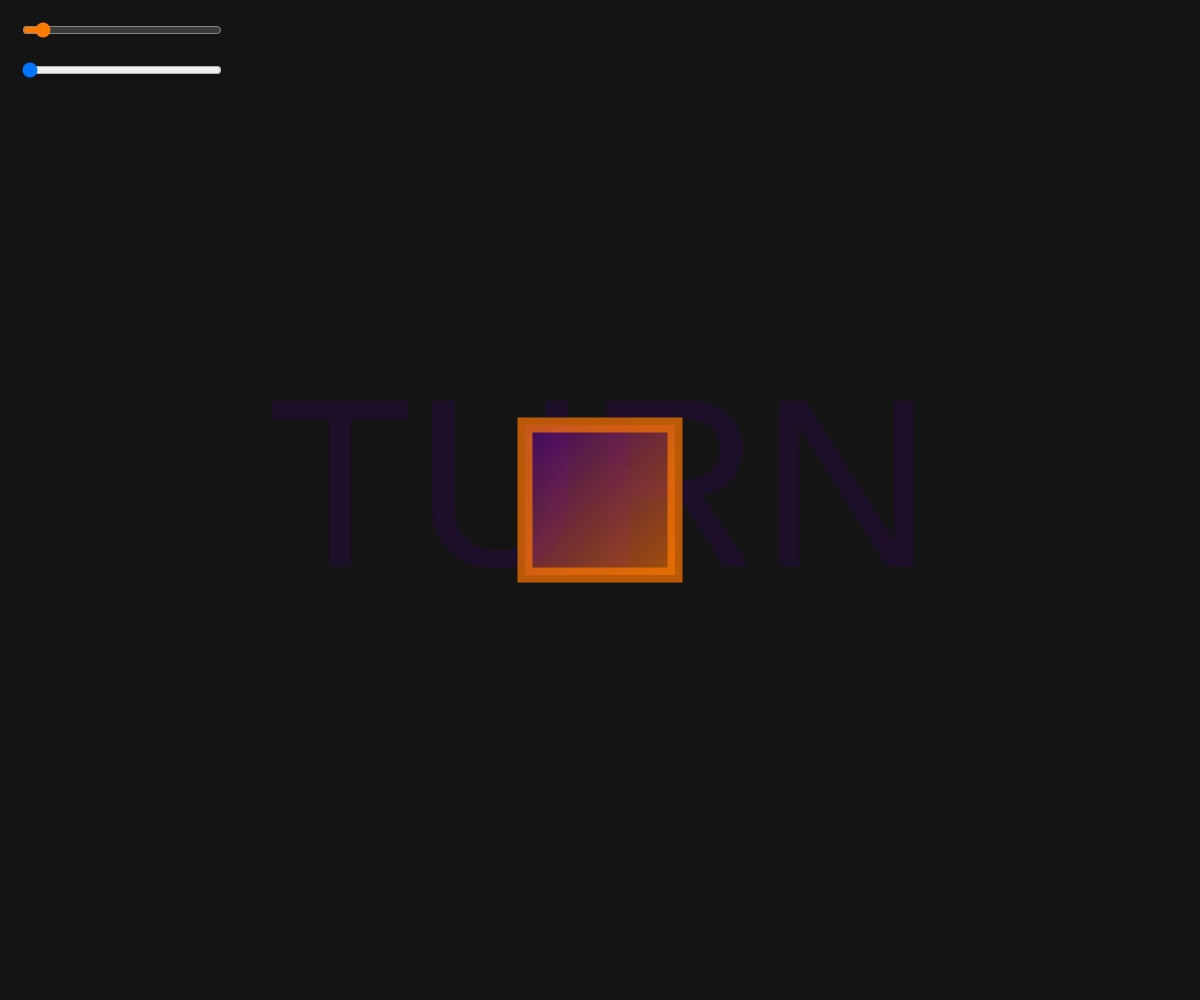
Frame 1 (no input)
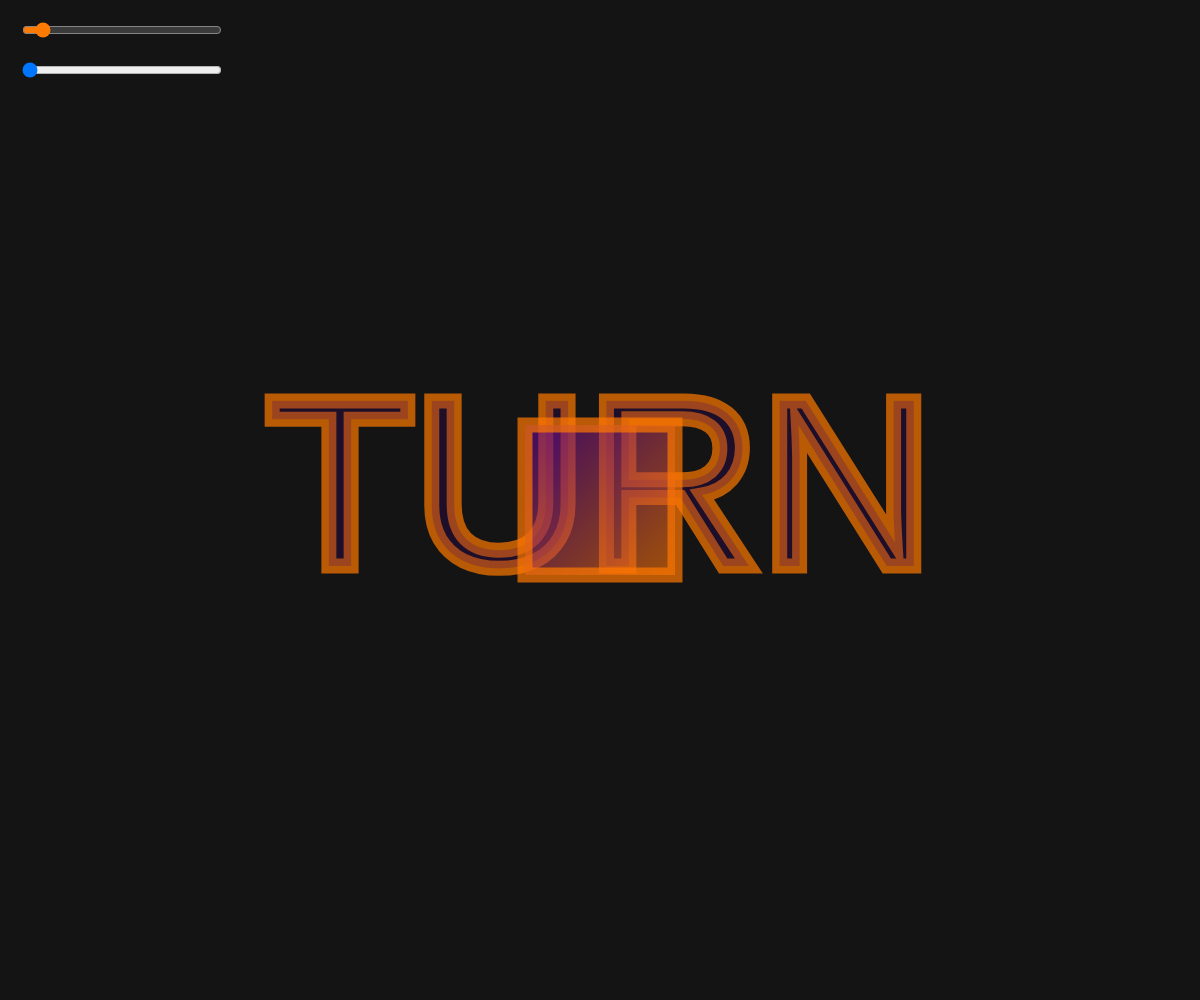
Frame 60 (no input)
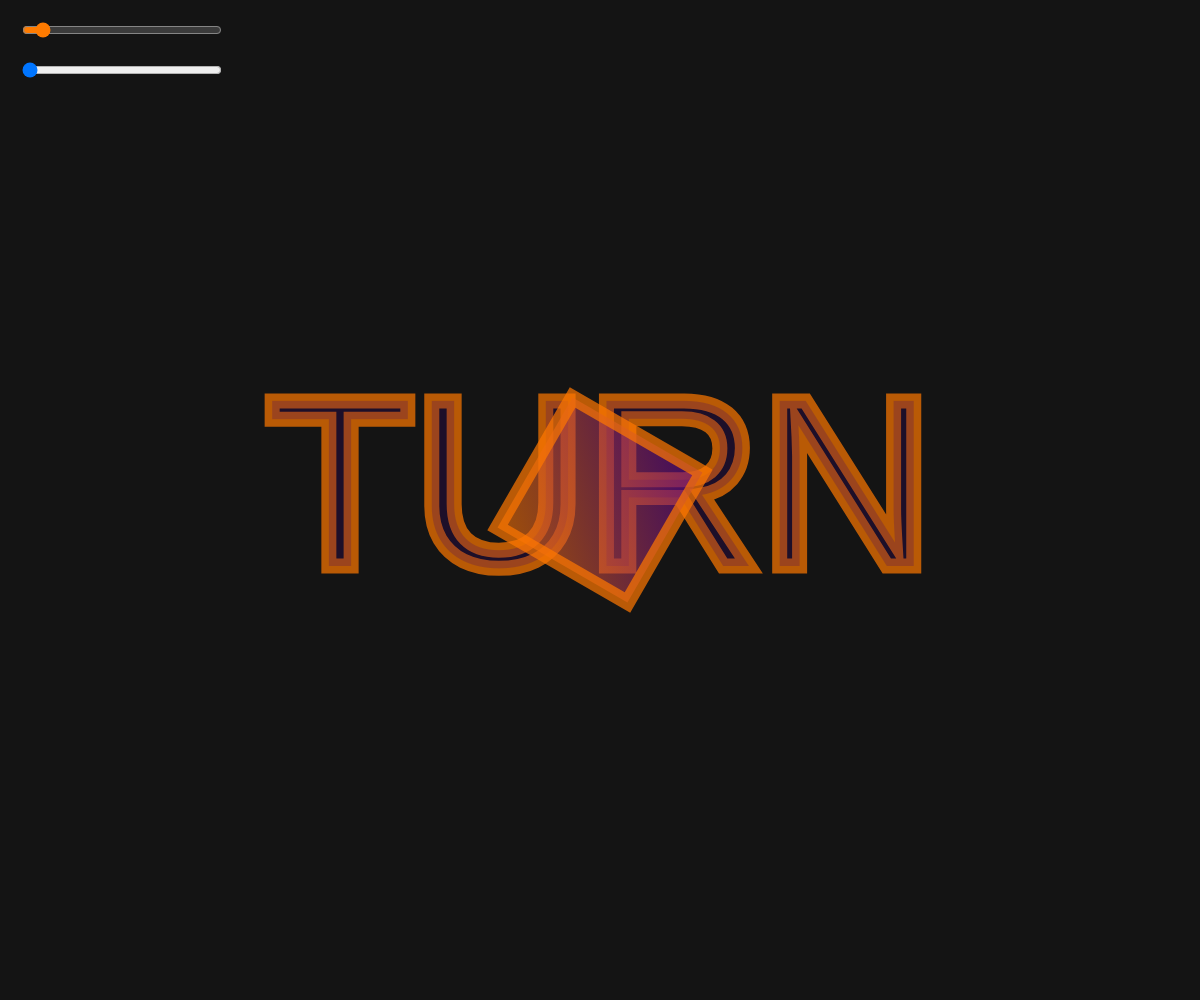
Frame 120 (the mouse pressed at the canvas centre since frame 60)

The p5.js sketch that drew these frames (run headless with seeded random() and noise() and a simulated clock; from frame 60 on, the mouse is pressed at the canvas centre):

// p5.js sketch
// ── sketch.js
let groesseSlider;
let textRotationSlider;
let winkel = 0; // Startwinkel für Quadrat

function setup() {
  createCanvas(windowWidth, windowHeight);
  rectMode(CENTER);
  angleMode(DEGREES);
  textAlign(CENTER, CENTER);

  // Slider für Quadratsgrösse
  groesseSlider = createSlider(50, max(windowWidth, windowHeight) * 1.2, 150);
  groesseSlider.position(20, 20);
  groesseSlider.style('width', '200px');
  groesseSlider.style('accent-color', '#FF7B00');

  // Slider Text-Drehung
  textRotationSlider = createSlider(0, 360, 0);
  textRotationSlider.position(20, 60);
  textRotationSlider.style('width', '200px');
  groesseSlider.style('accent-color', '#FF7B00');
}

function draw() {
  background(20);

  // Drehgeschwindigkeit
  let maxDist = dist(width / 2, height / 2, 0, 0);
  let aktuelleDist = dist(mouseX, mouseY, width / 2, height / 2);

  let speedFactor = map(aktuelleDist, 0, maxDist, 20, 0);
  winkel += speedFactor;

  // Text TURN 
  push();
  translate(width / 2, height / 2);
  rotate(-textRotationSlider.value());
  fill(60, 0, 110, 60);
  textSize(width / 5);
  text('TURN', 0, 0);
  pop();

  // Quadrat
  let groesse = groesseSlider.value();

  // Farbverlauf
  let verlauf = drawingContext.createLinearGradient(-groesse / 2, -groesse / 2, groesse / 2, groesse / 2);
  verlauf.addColorStop(0, 'rgba(90,0,150,0.6)');
  verlauf.addColorStop(1, 'rgba(255,120,0,0.6)');
  drawingContext.fillStyle = verlauf;

  stroke(255, 120, 0, 180);
  strokeWeight(15);

  push();
  translate(width / 2, height / 2);
  rotate(winkel);
  rect(0, 0, groesse, groesse);
  pop();
}
